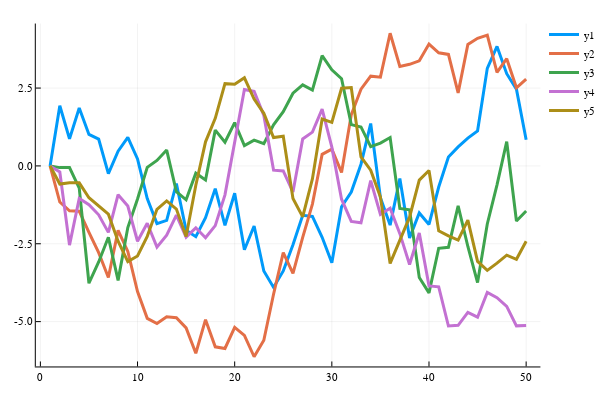

Source (notebook cell):
### Code cell
plot(Plots.fakedata(50, 5), w=3)

### Figure 1 — Plotly figure (JSON) as saved in the notebook; plotly's stock layout.template omitted (floating-point values rounded to 4 significant figures)
{"data": [{"colorbar": {"title": ""}, "legendgroup": "y1", "line": {"color": "rgba(0, 154, 250, 1.000)", "dash": "solid", "shape": "linear", "width": 3}, "mode": "lines", "name": "y1", "showlegend": true, "type": "scatter", "x": [1, 2, 3, 4, 5, 6, 7, 8, 9, 10, 11, 12, 13, 14, 15, 16, 17, 18, 19, 20, 21, 22, 23, 24, 25, 26, 27, 28, 29, 30, 31, 32, 33, 34, 35, 36, 37, 38, 39, 40, 41, 42, 43, 44, 45, 46, 47, 48, 49, 50], "xaxis": "x1", "y": [0, 1.933, 0.8669, 1.861, 1.012, 0.8608, -0.2449, 0.4737, 0.9135, 0.2243, -1.047, -1.854, -1.751, -0.565, -2.068, -2.272, -1.662, -0.7286, -1.907, -0.8775, -2.693, -1.928, -3.377, -3.902, -3.373, -2.534, -1.588, -1.623, -2.292, -3.112, -1.311, -0.8375, 0.05429, 1.36, -1.018, -1.901, -0.4025, -2.312, -1.511, -1.879, -0.678, 0.2874, 0.612, 0.8926, 1.127, 3.134, 3.838, 2.961, 2.466, 0.8428], "yaxis": "y1", "zmax": null, "zmin": null}, {"colorbar": {"title": ""}, "legendgroup": "y2", "line": {"color": "rgba(227, 111, 71, 1.000)", "dash": "solid", "shape": "linear", "width": 3}, "mode": "lines", "name": "y2", "showlegend": true, "type": "scatter", "x": [1, 2, 3, 4, 5, 6, 7, 8, 9, 10, 11, 12, 13, 14, 15, 16, 17, 18, 19, 20, 21, 22, 23, 24, 25, 26, 27, 28, 29, 30, 31, 32, 33, 34, 35, 36, 37, 38, 39, 40, 41, 42, 43, 44, 45, 46, 47, 48, 49, 50], "xaxis": "x1", "y": [0, -1.16, -1.439, -1.453, -2.134, -2.784, -3.581, -2.07, -2.747, -4.037, -4.896, -5.063, -4.845, -4.873, -5.203, -6.016, -4.937, -5.809, -5.863, -5.186, -5.443, -6.128, -5.599, -4.121, -2.786, -3.449, -2.296, -1.226, 0.3715, 0.5411, -0.2078, 1.643, 2.464, 2.882, 2.85, 4.261, 3.196, 3.263, 3.374, 3.915, 3.632, 3.58, 2.344, 3.902, 4.1, 4.2, 3.006, 3.443, 2.51, 2.791], "yaxis": "y1", "zmax": null, "zmin": null}, {"colorbar": {"title": ""}, "legendgroup": "y3", "line": {"color": "rgba(62, 164, 78, 1.000)", "dash": "solid", "shape": "linear", "width": 3}, "mode": "lines", "name": "y3", "showlegend": true, "type": "scatter", "x": [1, 2, 3, 4, 5, 6, 7, 8, 9, 10, 11, 12, 13, 14, 15, 16, 17, 18, 19, 20, 21, 22, 23, 24, 25, 26, 27, 28, 29, 30, 31, 32, 33, 34, 35, 36, 37, 38, 39, 40, 41, 42, 43, 44, 45, 46, 47, 48, 49, 50], "xaxis": "x1", "y": [0, -0.05474, -0.05258, -0.7121, -3.767, -3.084, -2.291, -3.676, -1.981, -1.064, -0.047, 0.177, 0.5096, -0.8255, -1.089, -0.2331, -0.4509, 1.151, 0.7607, 1.393, 0.6545, 0.8274, 0.7117, 1.318, 1.741, 2.334, 2.601, 2.434, 3.539, 3.087, 2.801, 1.327, 1.252, 0.616, 0.732, 0.911, -1.365, -1.407, -3.581, -4.077, -2.645, -2.612, -1.283, -2.587, -3.745, -1.863, -0.6077, 0.7812, -1.768, -1.449], "yaxis": "y1", "zmax": null, "zmin": null}, {"colorbar": {"title": ""}, "legendgroup": "y4", "line": {"color": "rgba(195, 113, 210, 1.000)", "dash": "solid", "shape": "linear", "width": 3}, "mode": "lines", "name": "y4", "showlegend": true, "type": "scatter", "x": [1, 2, 3, 4, 5, 6, 7, 8, 9, 10, 11, 12, 13, 14, 15, 16, 17, 18, 19, 20, 21, 22, 23, 24, 25, 26, 27, 28, 29, 30, 31, 32, 33, 34, 35, 36, 37, 38, 39, 40, 41, 42, 43, 44, 45, 46, 47, 48, 49, 50], "xaxis": "x1", "y": [0, -0.1949, -2.544, -1.044, -1.247, -1.57, -2.133, -0.923, -1.288, -2.42, -1.84, -2.609, -2.225, -1.581, -2.287, -1.988, -2.306, -1.917, -0.9298, 0.7218, 2.456, 2.393, 1.621, -0.1354, -0.1604, -0.8404, 0.8669, 1.085, 1.826, 0.6015, -1.069, -1.782, -1.828, -0.4703, -1.555, -1.361, -2.175, -3.165, -2.153, -3.853, -3.884, -5.141, -5.119, -4.705, -4.858, -4.064, -4.232, -4.51, -5.136, -5.124], "yaxis": "y1", "zmax": null, "zmin": null}, {"colorbar": {"title": ""}, "legendgroup": "y5", "line": {"color": "rgba(172, 142, 24, 1.000)", "dash": "solid", "shape": "linear", "width": 3}, "mode": "lines", "name": "y5", "showlegend": true, "type": "scatter", "x": [1, 2, 3, 4, 5, 6, 7, 8, 9, 10, 11, 12, 13, 14, 15, 16, 17, 18, 19, 20, 21, 22, 23, 24, 25, 26, 27, 28, 29, 30, 31, 32, 33, 34, 35, 36, 37, 38, 39, 40, 41, 42, 43, 44, 45, 46, 47, 48, 49, 50], "xaxis": "x1", "y": [0, -0.5815, -0.5415, -0.544, -1.022, -1.294, -1.551, -2.416, -3.071, -2.892, -2.261, -1.394, -1.123, -1.385, -2.266, -0.6188, 0.7744, 1.529, 2.641, 2.622, 2.831, 2.149, 1.689, 0.9115, 0.9527, -1.043, -1.637, -0.4171, 1.506, 1.398, 2.493, 2.516, 0.2868, -0.1359, -0.9951, -3.131, -2.41, -1.645, -0.4559, -0.149, -2.086, -2.249, -2.381, -1.743, -3.065, -3.355, -3.121, -2.865, -2.998, -2.418], "yaxis": "y1", "zmax": null, "zmin": null}], "layout": {"annotations": [], "height": 400, "legend": {"bgcolor": "rgba(255, 255, 255, 1.000)", "bordercolor": "rgba(0, 0, 0, 1.000)", "font": {"color": "rgba(0, 0, 0, 1.000)", "family": "sans-serif", "size": 11}, "tracegroupgap": 0, "x": 1, "y": 1}, "margin": {"b": 20, "l": 0, "r": 0, "t": 20}, "paper_bgcolor": "rgba(255, 255, 255, 1.000)", "plot_bgcolor": "rgba(255, 255, 255, 1.000)", "showlegend": true, "width": 600, "xaxis": {"anchor": "y1", "domain": [0.06582, 0.9934], "gridcolor": "rgba(0, 0, 0, 0.100)", "gridwidth": 0.5, "linecolor": "rgba(0, 0, 0, 1.000)", "mirror": false, "range": [-0.47, 51.47], "showgrid": true, "showline": true, "showticklabels": true, "tickangle": 0, "tickcolor": "rgb(0, 0, 0)", "tickfont": {"color": "rgba(0, 0, 0, 1.000)", "family": "sans-serif", "size": 11}, "tickmode": "array", "ticks": "inside", "ticktext": ["0", "10", "20", "30", "40", "50"], "tickvals": [0, 10, 20, 30, 40, 50], "title": "", "titlefont": {"color": "rgba(0, 0, 0, 1.000)", "family": "sans-serif", "size": 15}, "type": "-", "visible": true, "zeroline": false, "zerolinecolor": "rgba(0, 0, 0, 1.000)"}, "yaxis": {"anchor": "x1", "domain": [0.03762, 0.9902], "gridcolor": "rgba(0, 0, 0, 0.100)", "gridwidth": 0.5, "linecolor": "rgba(0, 0, 0, 1.000)", "mirror": false, "range": [-6.44, 4.572], "showgrid": true, "showline": true, "showticklabels": true, "tickangle": 0, "tickcolor": "rgb(0, 0, 0)", "tickfont": {"color": "rgba(0, 0, 0, 1.000)", "family": "sans-serif", "size": 11}, "tickmode": "array", "ticks": "inside", "ticktext": ["-5.0", "-2.5", "0.0", "2.5"], "tickvals": [-5, -2.5, 0, 2.5], "title": "", "titlefont": {"color": "rgba(0, 0, 0, 1.000)", "family": "sans-serif", "size": 15}, "type": "-", "visible": true, "zeroline": false, "zerolinecolor": "rgba(0, 0, 0, 1.000)"}}}
